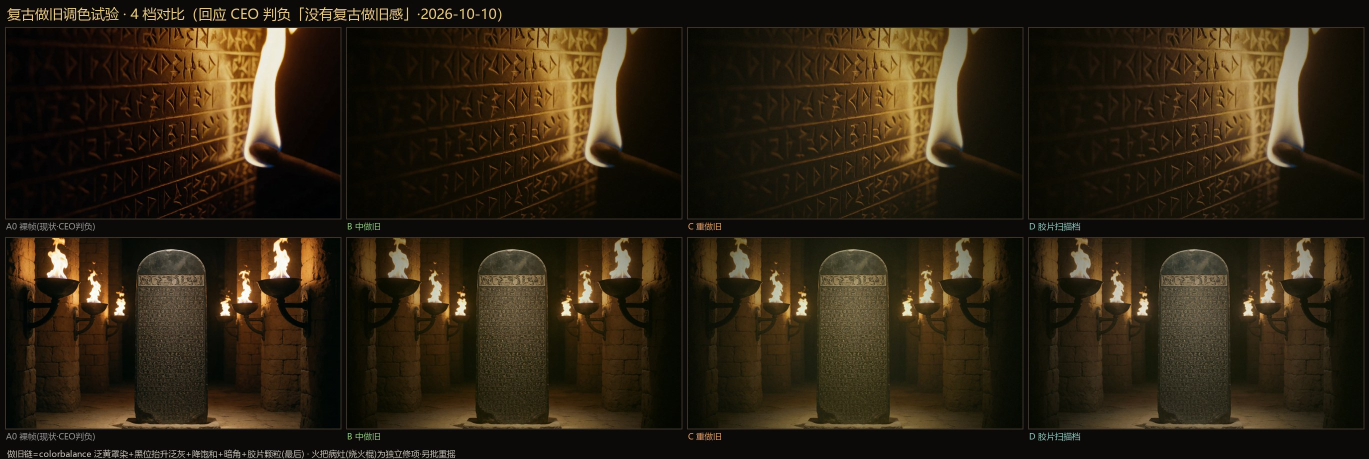
#> input picture cph4/fleet/mv0001-handover/outbound/krea2/30s-reel-v1/AGE-GRADE-BOARD.jpg, 2738 x 918 px, given in place of S1_A_mono.png, which was not available (shown at 1/2 size)
$ python make_style_probe_board.py
#> lines starting #> are read from the running program, lines starting #| are printed output that depends on the picture; pictures that were not available may be replaced by others from this repository, and a replacement may not be noted
# -*- coding: utf-8 -*-
# make_style_probe_board.py - 风格对比总板（3镜×4档·CEO 多看多评估用）
import os
from PIL import Image, ImageDraw

D = r"C:\Users\sjs20\Desktop\FluxGroup\.codely-cli\scratch\mv-carve-bma\krea2-out\style-probe"
OUT = r"C:\Users\sjs20\Desktop\FluxGroup\cph4\fleet\mv0001-handover\outbound\krea2\30s-reel-v1\STYLE-PROBE-BOARD.jpg"

SCENES = [("S1", "S1 fire-wake | S1 fire awakening engraved lines"),
          ("S3", "S3 stele | full view of the stele"),
          ("S8", "S8 case+her | glass cabinet + her reflection")]
GRADES = [("A_mono", "A amber monochrome torch deep black 5279 (current canon)"),
          ("B_tw2001", "B 2001 telecine milky floated blacks highlight bloom"),
          ("C_lowkey", "C minimal light source 80% pure black mist halo"),
          ("D_doc", "D archival documentary cool fluorescent + warm leak faded tones")]

CW, CH, PAD, LBL = 480, 274, 10, 22
COLS, ROWS = 4, 3
W = COLS * (CW + PAD) + PAD
H = ROWS * (CH + LBL + PAD) + PAD + 30
sheet = Image.new("RGB", (W, H), (12, 12, 12))
#> sheet: PIL image 1970x958 RGB; every value is 12
draw = ImageDraw.Draw(sheet)
draw.text((PAD + 2, 4), "STYLE PROBE - 3 shots x 4 grade frameworks - 672x384 quick (pick per COLUMN)", fill=(240, 200, 120))
for r, (sc, sc_label) in enumerate(SCENES):
    y0 = PAD + 30 + r * (CH + LBL + PAD)
    draw.text((PAD + 2, y0 - 20), sc_label, fill=(200, 200, 200))
    for c, (g, g_label) in enumerate(GRADES):
        fn = os.path.join(D, "%s_%s.png" % (sc, g))
        im = Image.open(fn).convert("RGB").resize((CW, CH), Image.LANCZOS)
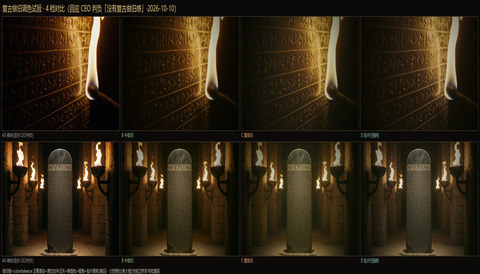
#> im: PIL image 480x274 RGB; mean R, G, B 47.4, 36.8, 20.2
        x = PAD + c * (CW + PAD)
        sheet.paste(im, (x, y0))
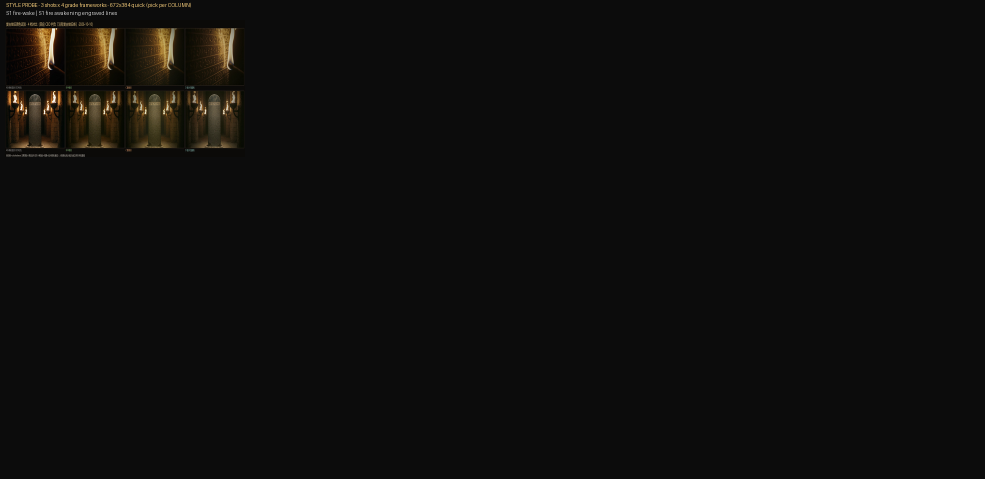
#> sheet: PIL image 1970x958 RGB (shown at 1/2 size); mean R, G, B 14.6, 13.9, 12.7
#> (the run stopped early here; a loop or call above may not have finished)
